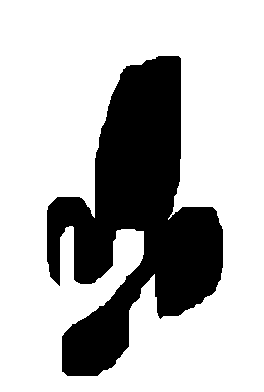
//> input picture FiguraIrregluar1.png, 264 x 392 px
$ ./main   (built with g++ and OpenCV 4)
//> lines starting //> are read from the running program, lines starting //| are printed output that depends on the picture; after the words box and inside, x2 and y2 are one past the last pixel; in counts of white or black regions, pixels touching at a corner belong together
#include <iostream>
#include <opencv2/opencv.hpp>
#include <fftw3.h>

using namespace std;
using namespace cv;

int idx = 0;
Mat contornos;
Mat canny;
vector<vector<Point>> puntos;
vector<Vec4i> jerarquia;

void trackbarEvent(int v, void *data)
{
    contornos = Mat::zeros(canny.size(), CV_8UC3);
    findContours(canny, puntos, jerarquia, RETR_TREE, CHAIN_APPROX_NONE);
    drawContours(contornos, puntos, idx, Scalar(10, 207, 10), 1, 8, jerarquia);
    imshow("Contornos", contornos);
}

double distancia(Point origen, Point borde)
{
    return sqrt((origen.x - borde.x) * (origen.x - borde.x) + (origen.y - borde.y) * (origen.y - borde.y));
}

int main(int, char **)
{
    Mat imagen = imread("FiguraIrregluar1.png");
//> imagen is the input picture: 392 rows x 264 cols, CV_8UC3; 72.9% white; 1 black region, box (x1, y1, x2, y2) and area: (47, 56, 223, 376) 28054
    resize(imagen, imagen, Size(), 1, 1);

    Mat imagenGauss;
    GaussianBlur(imagen, imagenGauss, Size(5, 5), 0.13, 0.13);
    double threshInf = 100.0;
    double ratio = 3.0;

    Canny(imagenGauss, canny, threshInf, threshInf * ratio);
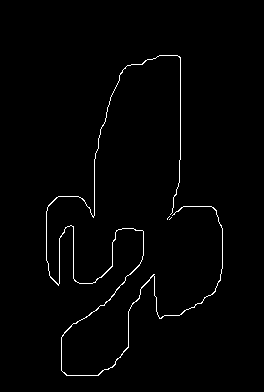
//> canny: 392 rows x 264 cols, CV_8UC1; 1.4% white in thin lines or dots, all inside (x1, y1, x2, y2) = (46, 55, 223, 376)
    contornos = Mat::zeros(canny.size(), CV_8UC3);
    findContours(canny, puntos, jerarquia, RETR_TREE, CHAIN_APPROX_NONE);
//> puntos = 3 contours, 2 with area under 20; largest, box (x1, y1, x2, y2) and area: (46, 55, 223, 376) 153; jerarquia = 3 items: [1, -1, -1, -1], [2, 0, -1, -1], [-1, 1, -1, -1]
    cout << "Contornos: " << puntos.size() << endl;
//| Contornos: 3
    cout << "Niveles: " << jerarquia.size() << endl;
//| Niveles: 3

    int maximo = 0;
    idx = 0;
    for (int i = 0; i < puntos.size(); i++)
    {
        if (maximo < puntos[i].size())
        {
            idx = i;
            maximo = puntos[i].size();
        }
    }
//> this loop made 3 passes
//> maximo on passes 1 to 3: 4, 6, 2478
//> after the loop, idx = 2; maximo = 2478

    cout << "Máximo: " << maximo << " Idx: " << idx << endl;
//| Máximo: 2478 Idx: 2

    drawContours(contornos, puntos, idx, Scalar(10, 207, 10), 1, 8, jerarquia);

    /*
     */

    imagen = imread("FiguraIrregluar1.png", IMREAD_GRAYSCALE);

    imagenGauss;
    GaussianBlur(imagen, imagenGauss, Size(5, 5), 0.13, 0.13);
    threshInf = 100.0;
    ratio = 3.0;

    Canny(imagenGauss, canny, threshInf, threshInf * ratio);
    // threshold(imagenGauss, canny, 100, 255, THRESH_BINARY);
    contornos = Mat::zeros(canny.size(), CV_8UC3);

    findContours(canny, puntos, jerarquia, RETR_TREE, CHAIN_APPROX_NONE);
    cout << "Contornos: " << puntos.size() << endl;
//| Contornos: 3
    cout << "Niveles: " << jerarquia.size() << endl;
//| Niveles: 3

    maximo = 0;
    idx = 0;
    for (int i = 0; i < puntos.size(); i++)
    {
        if (maximo < puntos[i].size())
        {
            idx = i;
            maximo = puntos[i].size();
        }
    }
//> after the loop, idx = 2; maximo = 2478

    cout << "Máximo: " << maximo << " Idx: " << idx << endl;
//| Máximo: 2478 Idx: 2

    drawContours(contornos, puntos, idx, Scalar(10, 207, 10), 1, 8, jerarquia);
    cout << "Puntos 2: " << puntos[0].size() << endl;
//| Puntos 2: 4

    Moments momentos = moments(canny, true);
//> momentos = moments, m00 1400, centre m10/m00, m01/m00 = (124.4, 236.2)
    double cx = momentos.m10 / momentos.m00;
//> cx = 124.4
    double cy = momentos.m01 / momentos.m00;
//> cy = 236.2
    Point centroide = Point(cx, cy);
//> centroide = Point(124, 236)
    circle(contornos, centroide, 3, Scalar(10, 10, 200), 2);
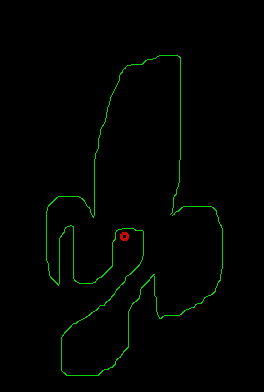
//> contornos: 392 rows x 264 cols, CV_8UC3; mean B, G, R 0.1, 2.8, 0.2

    vector<double> distancias;

    double disMax = -1;
    double tmp = 0.0;

    for (int i = 0; i < puntos[2].size(); i++)
    {
        tmp = distancia(centroide, puntos[2][i]);
        if (disMax < tmp)
        {
            disMax = tmp;
        }
        distancias.push_back(tmp);
    }
//> this loop made 2478 passes
//> (tmp, disMax) on passes 1, 2125, 2126, 2127, 2128, 2129, 2130, 2131, 2132, 2133, 2134, 2135: (184.4, 184.4), (184.5, 184.5), (184.7, 184.7), (184.9, 184.9), (185.2, 185.2), (185.4, 185.4), (185.6, 185.6), (185.8, 185.8), (186, 186), (186.3, 186.3), (186.5, 186.5), (186.8, 186.8)
//> tmp on passes 2 to 7: 183.2, 183, 181.8, 180.7, 180.5, 180.3
//> after the loop, disMax = 188.6; distancias = 2478 values, max 188.6 at index 2141, min 7.62 at index 513, mean 88.69

    int ancho = 1024;
    int alto = 768;
    Mat lienzo = Mat(Size(800, 600), CV_8UC3, Scalar(255, 255, 255));
    double escala = 600 / disMax;
//> escala = 3.18

    for (int i = 0; i < distancias.size(); i++)
    {
        circle(lienzo, Point(i, lienzo.rows - distancias[i] * escala), 1, Scalar(10, 10, 233), 1);
    }
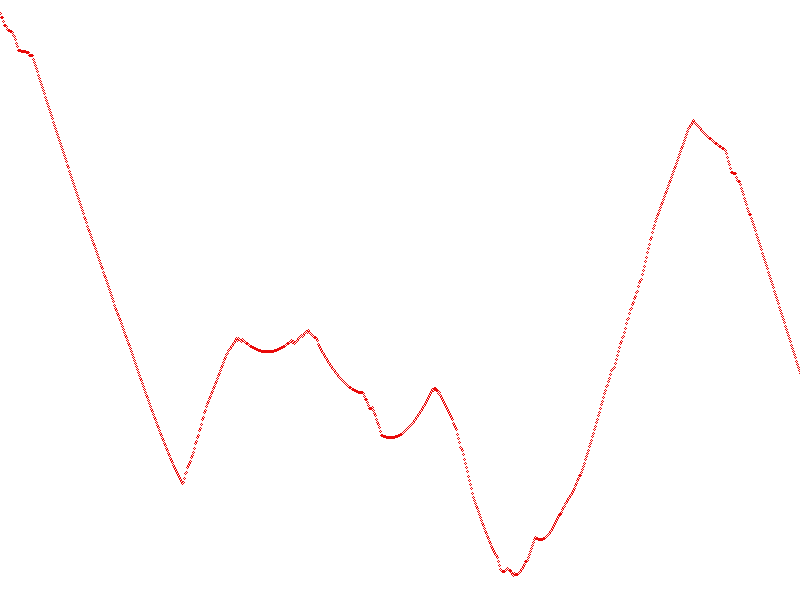
//> lienzo: 600 rows x 800 cols, CV_8UC3; mean B, G, R 253.6, 253.6, 254.9

    namedWindow("Imagen", WINDOW_AUTOSIZE);
    namedWindow("Gauss", WINDOW_AUTOSIZE);
    namedWindow("Canny", WINDOW_AUTOSIZE);
    namedWindow("Contornos", WINDOW_AUTOSIZE);
    namedWindow("Firma", WINDOW_AUTOSIZE);

    imshow("Imagen", imagen);
    imshow("Gauss", imagenGauss);
    imshow("Canny", canny);
    imshow("Contornos", contornos);
    imshow("Firma", lienzo);

    /*
        TRANSFORMADA DE FOURIER UTILIZANDO FFTW3
    */

    // Asignar espacios de memoria para la entrada y la salida
//> (the run ends here: the program needs code that is not available in this run, at `fftw_complex *out;`)
